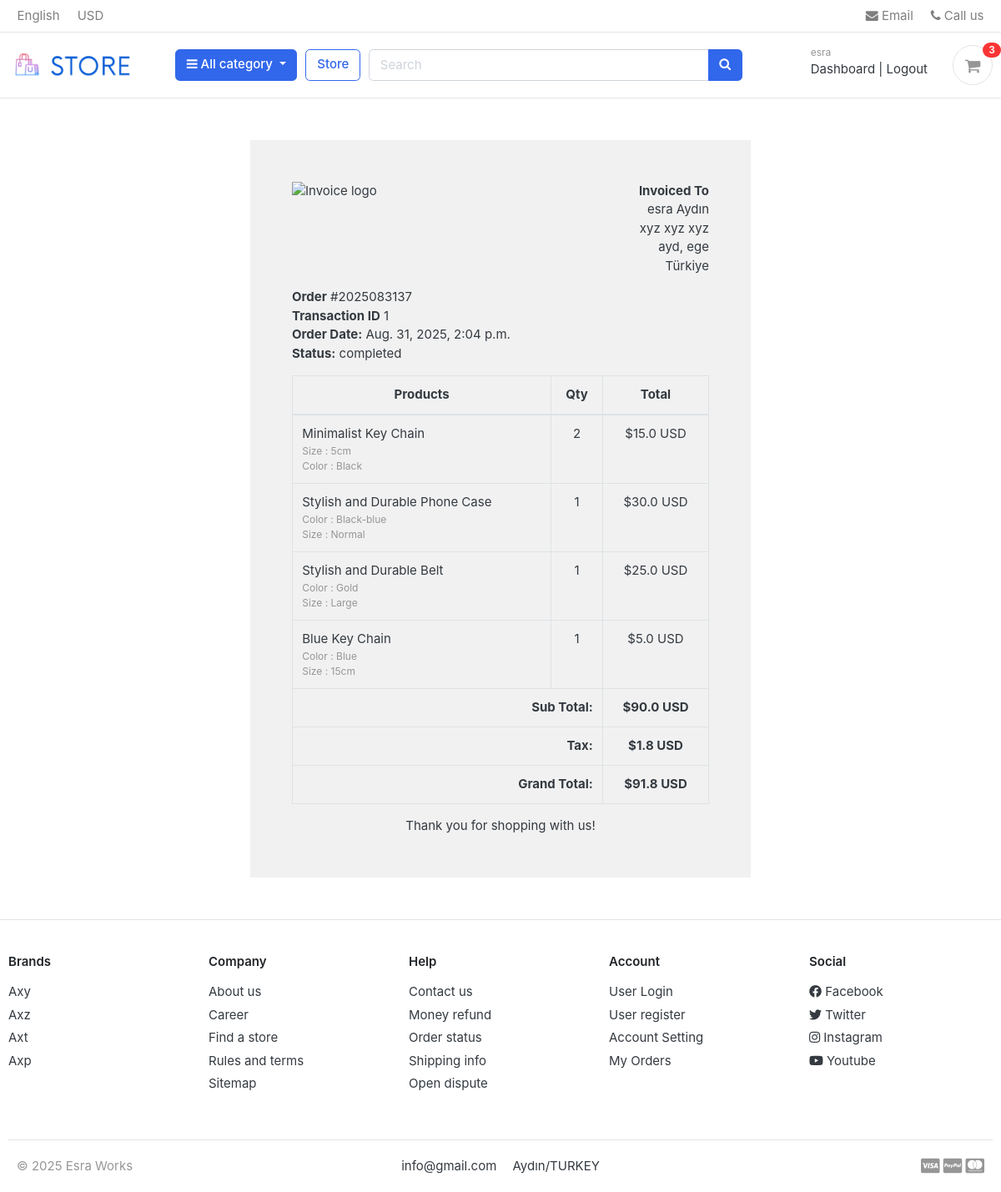
Screenshot of /accounts/order_detail/2025083137/ (signed in) with the database file from the repository.
### accounts/models.py (models this page shows, shortened)
class Account(AbstractBaseUser):
    first_name      = models.CharField(max_length=50)
    last_name       = models.CharField(max_length=50)
    username        = models.CharField(max_length=50, unique=True)
    email           = models.EmailField(max_length=100, unique=True)
    phone_number    = models.CharField(max_length=50)
    date_joined     = models.DateTimeField(auto_now_add=True)
    last_login      = models.DateTimeField(auto_now_add=True)
    is_admin        = models.BooleanField(default=False)
    is_staff        = models.BooleanField(default=False)
    is_active        = models.BooleanField(default=False)
    is_superadmin        = models.BooleanField(default=False)
    USERNAME_FIELD = 'email'
    REQUIRED_FIELDS = ['username', 'first_name', 'last_name']
    objects = MyAccountManager()

### orders/models.py (models this page shows, shortened)
class Order(models.Model):
    STATUS = (
        ('New', 'New'),
        ('Accepted', 'Accepted'),
        ('Completed', 'Completed'),
        ('Cancelled', 'Cancelled'),
    )
    user = models.ForeignKey(Account, on_delete=models.SET_NULL, null=True)
    payment = models.ForeignKey(Payment, on_delete=models.SET_NULL, blank=True, null=True)
    order_number = models.CharField(max_length=20)
    first_name = models.CharField(max_length=50)
    last_name = models.CharField(max_length=50)
    phone = models.CharField(max_length=15)
    email = models.EmailField(max_length=50)
    address_line_1 = models.CharField(max_length=50)
    address_line_2 = models.CharField(max_length=50, blank=True)
    country = models.CharField(max_length=50)
    state = models.CharField(max_length=50)
    city = models.CharField(max_length=50)
    order_note = models.CharField(max_length=100, blank=True)
    order_total = models.FloatField()
    tax = models.FloatField()
    status = models.CharField(max_length=10, choices=STATUS, default='New')
    ip = models.CharField(blank=True, max_length=20)
    is_ordered = models.BooleanField(default=False)
    created_at = models.DateTimeField(auto_now_add=True)
    updated_at = models.DateTimeField(auto_now=True)
    def full_name(self):
        return f'{self.first_name} {self.last_name}'
    def full_address(self):
        return f'{self.address_line_1} {self.address_line_2}'

class Payment(models.Model):
    user = models.ForeignKey(Account,on_delete=models.CASCADE)
    payment_id = models.CharField(max_length=100)
    payment_method = models.CharField(max_length=100)
    amount_paid = models.CharField(max_length=100)
    status = models.CharField(max_length=100)
    created_at = models.DateTimeField(auto_now_add=True)

class OrderProduct(models.Model):
    order = models.ForeignKey(Order, on_delete=models.CASCADE)
    payment = models.ForeignKey(Payment, on_delete=models.SET_NULL, blank=True, null=True)
    user = models.ForeignKey(Account, on_delete=models.CASCADE)
    product = models.ForeignKey(Product, on_delete=models.CASCADE)
    variations = models.ManyToManyField(Variation, blank=True)
    quantity = models.IntegerField()
    product_price = models.FloatField()
    ordered = models.BooleanField(default=False)
    created_at = models.DateTimeField(auto_now_add=True)
    updated_at = models.DateTimeField(auto_now=True)

### shop/models.py (models this page shows, shortened)
class Product(models.Model):
    product_name    = models.CharField(max_length=200, unique=True)
    slug            = models.SlugField(max_length=200, unique=True)
    description     = models.TextField(max_length=500, blank=True)
    price           = models.IntegerField()
    images          = models.ImageField(upload_to='photos/products')
    stock           = models.IntegerField()
    is_available    = models.BooleanField(default=True)
    category        = models.ForeignKey(Category, on_delete=models.CASCADE)
    created_date    = models.DateTimeField(auto_now_add=True)
    modified_date   = models.DateTimeField(auto_now=True)

class Variation(models.Model):
    product = models.ForeignKey(Product, on_delete=models.CASCADE)
    variation_category = models.CharField(max_length=100, choices=variation_category_choice)
    variation_value     = models.CharField(max_length=100)
    is_active           = models.BooleanField(default=True)
    created_date        = models.DateTimeField(auto_now=True)
    objects = VariationManager()

### accounts/views.py (the view)
# urls.py: path('order_detail/<int:order_id>/', views.order_detail, name='order_detail'),
@login_required(login_url='login')
def order_detail(request,order_id):
    order_detail = OrderProduct.objects.filter(order__order_number=order_id)
    order = Order.objects.get(order_number=order_id)
    subtotal = 0
    for i in order_detail:
        subtotal += i.product_price * i.quantity
    context ={
        'order_detail':order_detail,
        'order':order,
        'subtotal':subtotal,
    }
    return render(request,'accounts/order_detail.html',context)

### carts/context_processors.py (called while the page is built)
def counter(request):
    cart_count = 0
    if 'admin' in request.path:
        return {}
    else:
        try:
            cart = Cart.objects.filter(cart_id=_cart_id(request))
            if request.user.is_authenticated:
                cart_items = CartItem.objects.all().filter(user=request.user)
            else:
                cart_items = CartItem.objects.all().filter(cart=cart[:1])
            for cart_item in cart_items:
                cart_count += cart_item.quantity
        except Cart.DoesNotExist:
            cart_count = 0
    return dict(cart_count=cart_count)

### carts/views.py (called while the page is built)
def _cart_id(request):
    cart = request.session.session_key
    if not cart:
        cart = request.session.create()
    return cart

### category/context_processors.py (called while the page is built)
def menu_links(request):
    links = Category.objects.all()
    return dict(links=links)

### category/models.py (called while the page is built)
    def get_url(self):
        return reverse('products_by_category',args=[self.slug])

### templates/accounts/order_detail.html
{% extends 'base.html' %}
{% load static %}
{% block content %}
<div class="container" style="margin: 0 auto;width: 50%;padding: 50px;background: #f1f1f1;margin-top: 50px;margin-bottom: 50px;">
    <div class="row invoice row-printable">
        <div class="col-md-12">
            <div class="panel panel-default plain" id="dash_0">
                <div class="panel-body p30">
                    <div class="row">
                        <div class="col-lg-6">
                            <div class="invoice-logo"><img src="{% static 'images/logo.png' %}" alt="Invoice logo" style="max-height: 40px;"></div>
                        </div>
                        <div class="col-lg-6">
                            <div class="invoice-from">
                                <ul class="list-unstyled text-right">
                                    <li><strong>Invoiced To</strong></li>
                                    <li>{{order.full_name}}</li>
                                    <li>{{order.full_address}}</li>
                                    <li>{{order.city}}, {{order.state}}</li>
                                    <li>{{order.country}}</li>
                                </ul>
                            </div>
                        </div>
                        <div class="col-lg-12">
                            <div class="invoice-details mt25">
                                <div class="well">
                                    <ul class="list-unstyled mb0">
                                        <li><strong>Order</strong> #{{order.order_number}}</li>
                                        <li><strong>Transaction ID</strong> {{order.payment.payment_id}}</li>
                                        <li><strong>Order Date:</strong> {{order.created_at}}</li>
                                        <li><strong>Status:</strong> {{order.payment.status}}</li>
                                    </ul>
                                </div>
                            </div>
                            <div class="invoice-items">
                                <div class="table-responsive" style="overflow: hidden; outline: none;" tabindex="0">
                                    <table class="table table-bordered">
                                        <thead>
                                            <tr>
                                                <th class="per70 text-center">Products</th>
                                                <th class="per5 text-center">Qty</th>
                                                <th class="per25 text-center">Total</th>
                                            </tr>
                                        </thead>
                                        <tbody>
                                          {% for item in order_detail %}
                                            <tr>
                                                <td>{{item.product.product_name}}
                                                  <p class="text-muted small">
                                          					{% if item.variations.all %}
                                          						{% for i in item.variations.all %}
                                          							{{ i.variation_category | capfirst }} : {{ i.variation_value | capfirst }} <br>
                                          						{% endfor %}
                                          					{% endif %}
                                          				</p>
                                                </td>
                                                <td class="text-center">{{item.quantity}}</td>
                                                <td class="text-center">${{item.product_price}} USD</td>
                                            </tr>
                                          {% endfor %}
                                        </tbody>
                                        <tfoot>
                                            <tr>
                                                <th colspan="2" class="text-right">Sub Total:</th>
                                                <th class="text-center">${{subtotal}} USD</th>
                                            </tr>
                                            <tr>
                                                <th colspan="2" class="text-right">Tax:</th>
                                                <th class="text-center">${{order.tax}} USD</th>
                                            </tr>
                                            <tr>
                                                <th colspan="2" class="text-right">Grand Total:</th>
                                                <th class="text-center">${{order.order_total}} USD</th>
                                            </tr>
                                        </tfoot>
                                    </table>
                                </div>
                            </div>
                            <div class="invoice-footer mt25">
                                <p class="text-center">Thank you for shopping with us!</p>
                            </div>
                        </div>
                    </div>
                </div>
            </div>
        </div>
    </div>
    </div>
{% endblock %}

### templates/includes/navbar.html (shortened to what this page needs)
{% load static %}
<header class="section-header">
<nav class="navbar p-md-0 navbar-expand-sm navbar-light border-bottom">
<div class="container">
  <div class="collapse navbar-collapse" id="navbarTop4">
    <ul class="navbar-nav mr-auto">
    	<li class="nav-item dropdown">
		 	<a href="#" class="nav-link">   English </a>
		</li>
		<li class="nav-item dropdown">
			<a href="#" class="nav-link"> USD </a>
		</li>
    </ul>
    <ul class="navbar-nav">
		<li><a href="#" class="nav-link"> <i class="fa fa-envelope"></i> Email </a></li>
		<li><a href="#" class="nav-link"> <i class="fa fa-phone"></i> Call us </a></li>
	</ul>
  </div>
</div>
</nav>
<section class="header-main border-bottom">
	<div class="container">
<div class="row align-items-center">
	<div class="col-lg-2 col-md-3 col-6">
		<a href="{% url 'home' %}" class="brand-wrap">
			<img class="logo" src="{% static './images/shop.png' %}">
		</a>
	</div>
	<div class="col-lg col-sm col-md col-6 flex-grow-0">
		<div class="category-wrap dropdown d-inline-block float-right">
			<button type="button" class="btn btn-primary dropdown-toggle" data-toggle="dropdown">
				<i class="fa fa-bars"></i> All category
			</button>
		</div>
	</div>
	<a href="{% url 'store' %}" class="btn btn-outline-primary">Store</a>
	<div class="col-lg  col-md-6 col-sm-12 col">
		<form action="{% url 'search' %}" class="search" method="GET">
			<div class="input-group w-100">
			    <input type="text" class="form-control" style="width:60%;" placeholder="Search" name="keyword">
			    <div class="input-group-append">
			      <button class="btn btn-primary" type="submit">
			        <i class="fa fa-search"></i>
			      </button>
			    </div>
		    </div>
		</form>
	</div>
	<div class="col-lg-3 col-sm-6 col-8 order-2 order-lg-3">
				<div class="d-flex justify-content-end mb-3 mb-lg-0">
					{% if user.id is None %}
					<div class="widget-header">
						<small class="title text-muted">Welcome guest!</small>
						<div>
							<a href="{% url 'login' %}">Sign in</a> <span class="dark-transp"> | </span>
							<a href="{% url 'register' %}"> Register</a>
						</div>
					</div>
					{% else %}
					<div class="widget-header">
						<small class="title text-muted">{{user.first_name}}</small>
						<div>
							<a href="{% url 'dashboard' %}">Dashboard</a> <span class="dark-transp"> | </span>
							<a href="{% url 'logout' %}">Logout</a>
						</div>
					</div>
					{% endif %}
					<a href="{% url 'cart' %}" class="widget-header pl-3 ml-3">
						<div class="icon icon-sm rounded-circle border"><i class="fa fa-shopping-cart"></i></div>
						<span class="badge badge-pill badge-danger notify">{{cart_count}}</span>
					</a>
				</div>
			</div>
</div>
	</div>
</section>
</header>

### store/static/css/ui.css (style rules this page uses)
html { font-family: "Inter", sans-serif; font-size: 15px; }
.icon-xs, .icon-sm, .icon-md, .icon-lg { display: inline-block; text-align: center; flex-shrink: 0; flex-grow: 0; }
.icon-sm { width: 48px; height: 48px; line-height: 48px !important; font-size: 20px; }
p:last-child { margin-bottom: 0; }
.header-main { position: relative; padding-top: 1rem; padding-bottom: 1rem; }
.brand-wrap .logo, .navbar-brand .logo { margin-right: 7px; max-height: 42px; display: inline-block; }
.widget-header { display: inline-block; vertical-align: middle; position: relative; }
.widget-header a { color: #343a40; }
.widget-header i { color: #969696; }
.widget-header .title { display: block; }
.widget-header .notify { position: absolute; top: -3px; right: -10px; }
[class*=list-] li:after { visibility: hidden; display: block; content: ""; overflow: hidden; height: 0; clear: both; }
.notify { position: absolute; top: -4px; right: -10px; display: inline-block; padding: 0.25em 0.6em; font-size: 12px; line-height: 1; text-align: center; border-radius: 3rem; color: #fff; background-color: #fa3434; }

### rows the page displays
Account: first_name "esra"
Order: full_name "esra Aydın", full_address "xyz xyz xyz", city "ayd", state "ege", country "Türkiye", order_number "2025083137", payment.payment_id "1", created_at "Aug. 31, 2025, 2:04 p.m.", payment.status "completed", tax "1.8", order_total "91.8"
OrderProduct: product.product_name "Minimalist Key Chain", quantity "2", product_price "15.0"
Variation: variation_category "Size", variation_value "5cm"
Variation: variation_category "Color", variation_value "Black"
OrderProduct: product.product_name "Stylish and Durable Phone Case", quantity "1", product_price "30.0"
Variation: variation_category "Color", variation_value "Black-blue"
Variation: variation_category "Size", variation_value "Normal"
OrderProduct: product.product_name "Stylish and Durable Belt", quantity "1", product_price "25.0"
Variation: variation_category "Color", variation_value "Gold"
Variation: variation_category "Size", variation_value "Large"
OrderProduct: product.product_name "Blue Key Chain", quantity "1", product_price "5.0"
Variation: variation_category "Color", variation_value "Blue"
Variation: variation_category "Size", variation_value "15cm"

### other values shown
{{ cart_count }} "3"
{{ subtotal }} "90.0"
